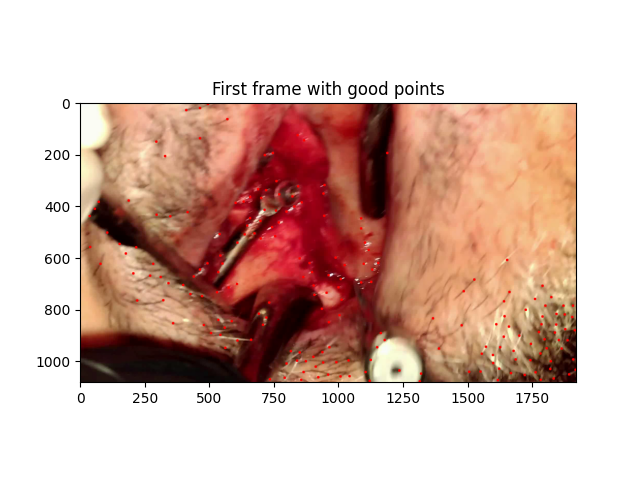
#> input picture first_frame_with_good_points.png, 640 x 480 px, given in place of video_jitterd_00_15_sec.mkv, which was not available
$ python stailization_script_fixed_camera.py   (Python 2 division)
#> lines starting #> are read from the running program, lines starting #| are printed output that depends on the picture; pictures that were not available may be replaced by others from this repository, and a replacement may not be noted
import numpy as np
import cv2
import matplotlib.pyplot as plt
from tqdm import tqdm

SMOOTHING_RADIUS = 200
features_to_track = 200

input_video_path = "/media/aa/huge_ssd/stablization_project/data/video_jitterd_00_15_sec.mkv"
output_video_path = "/media/aa/huge_ssd/stablization_project/data/video_jitterd_00_15_sec_jitter.mp4"

stabilized_video_path = "/media/aa/huge_ssd/stablization_project/data/video_jitterd_00_15_sec_stabilized_" + str(SMOOTHING_RADIUS) + ".mkv"
final_stabilized_video_path = "/media/aa/huge_ssd/stablization_project/data/video_jitterd_00_15_sec_stabilized_final_" + str(SMOOTHING_RADIUS) + ".mkv"
final_cutted_video_path = "/media/aa/huge_ssd/stablization_project/data/video_jitterd_00_15_sec_stabilized_final_cutted_" + str(SMOOTHING_RADIUS) + ".mkv"

frames = []

# load the video
cap = cv2.VideoCapture(input_video_path)
fps = cap.get(cv2.CAP_PROP_FPS)
n_frames = int(cap.get(cv2.CAP_PROP_FRAME_COUNT))
w = int(cap.get(cv2.CAP_PROP_FRAME_WIDTH))
h = int(cap.get(cv2.CAP_PROP_FRAME_HEIGHT))

fourcc = cv2.VideoWriter_fourcc('M','P','4','V')

out = cv2.VideoWriter(output_video_path, fourcc, fps, (w, h))

# Read first frame
_, prev = cap.read()
#> prev is the input picture: shape (480, 640, 3); mean B, G, R 174.2, 184.5, 215.1
# covert to RGB
prev = cv2.cvtColor(prev, cv2.COLOR_BGR2RGB)

# Convert frame to grayscale
prev_gray = cv2.cvtColor(prev, cv2.COLOR_BGR2GRAY)
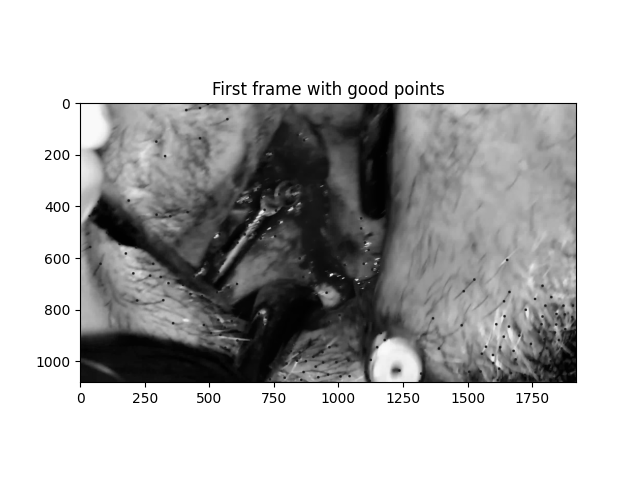
#> prev_gray: shape (480, 640); min 0, max 255, mean 184.9
zero_frame_gray = cv2.cvtColor(prev, cv2.COLOR_BGR2GRAY)
mask = np.zeros_like(prev)

# Pre-define transformation-store array
transforms = np.zeros((n_frames-1, 3), np.float32)

prev_pts = cv2.goodFeaturesToTrack( prev_gray,
									maxCorners=features_to_track,
									qualityLevel=0.01,
									minDistance=30,
									blockSize=3)
#> prev_pts = 75 rows, first 8: [316, 94], [209, 383], [145, 383], [576, 382], [45, 159], [265, 395], [216, 85], [386, 94]

zero_pts = cv2.goodFeaturesToTrack( zero_frame_gray,
									maxCorners=features_to_track,
									qualityLevel=0.01,
									minDistance=30,
									blockSize=3)
#> zero_pts has the same summary as prev_pts

# plot prev_pts on the first frame
for pts in prev_pts:
	x, y = pts.ravel()
	x, y = int(x), int(y)
	cv2.circle(prev, (x, y), 5, (0, 0, 255), -1)
#> this loop made 75 passes
#> (x, y) on passes 1 to 12: (316, 94), (209, 383), (145, 383), (576, 382), (45, 159), (265, 395), (216, 85), (386, 94), (529, 393), (416, 82), (48, 307), (277, 85)
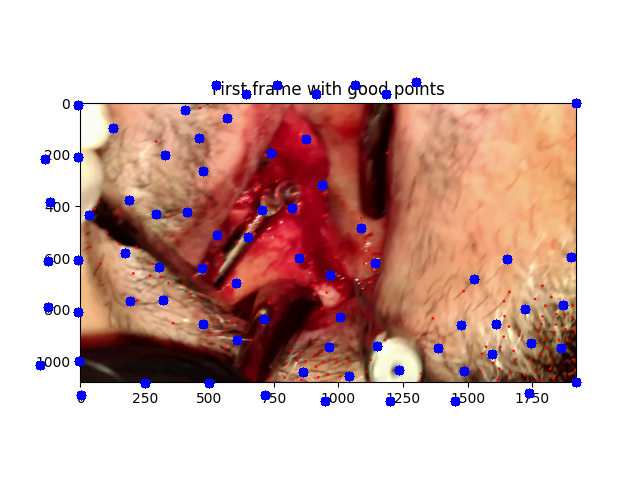
#> prev: shape (480, 640, 3); mean R, G, B 211.4, 181.7, 176.7
plt.imshow(prev)
plt.title("First frame with prev_pts")
plt.show()

OF_points_old = []
OF_points_new = []

for i in tqdm(range(n_frames-2)):

  success, curr = cap.read()
  if not success:
	break

  # Convert to grayscale
  curr_gray = cv2.cvtColor(curr, cv2.COLOR_BGR2GRAY)
  curr_pts, status, err = cv2.calcOpticalFlowPyrLK(zero_frame_gray, curr_gray, zero_pts, None)

  # Sanity check
  assert zero_pts.shape == curr_pts.shape

  # Filter only valid points
  idx = np.where(status==1)[0]
  good_old = zero_pts[idx]
  good_new = curr_pts[idx]

  #Find transformation matrix
  m = cv2. estimateAffine2D(good_old, good_new)

  OF_points_old.append(good_old)
  OF_points_new.append(good_new)

  # Extract transformations
  dx = m[0][0][2]
  dy = m[0][1][2]
  da = np.arctan2(m[0][1][0], m[0][0][0])

  # Store transformation
  transforms[i] = [dx,dy,da]

  for i,(new,old) in enumerate(zip(good_new,good_old)):
	a,b = new.ravel()
	c,d = old.ravel()

	mask = cv2.line(mask, (int(a),int(b)),(int(c),int(d)), (0,0,255), 1)
	curr = cv2.circle(curr,(int(a),int(b)),5, (0,0,255),-1)


  img = cv2.add(curr,mask)
  frames.append(img)

  # Now update the previous frame and previous points
#   prev_pts = good_new.reshape(-1,1,2)
#   prev_gray = curr_gray.copy()


  #print("Frame: " + str(i) +  "/" + str(n_frames) + " -  Tracked points : " + str(len(prev_pts)))
  out.write(img)
  pass
#> mask: shape (480, 640, 3); every value is 0
#> after the loop, OF_points_new = []; OF_points_old = []; frames = []; transforms = empty array
# Release video
cap.release()
out.release()
# Close windows
cv2.destroyAllWindows()


# plot x and y translation and totation in 3 subplots
plt.figure(figsize=(15,5))
plt.subplot(131)
plt.plot(transforms[:,0])
plt.title("Translation X")
plt.subplot(132)
plt.plot(transforms[:,1])
plt.title("Translation Y")
plt.subplot(133)
plt.plot(transforms[:,2])
plt.title("Rotation")
# save the plot
plt.savefig("/media/aa/huge_ssd/stablization_project/data/jitters.png")
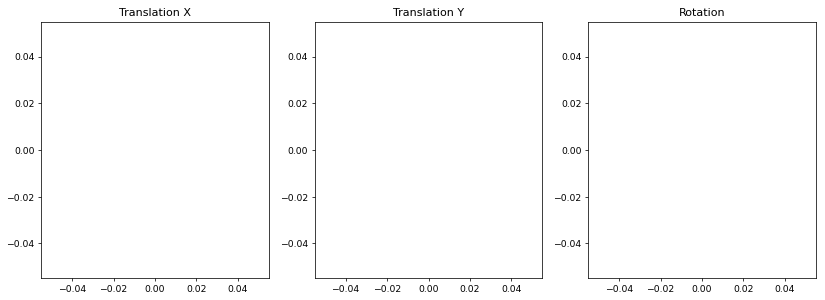
#> figure drawn by matplotlib, 3 panels
plt.show()

def trajectory_compute(transforms,name = 'trajectory.png'):
	# Compute trajectory using cumulative sum of transformations
#> called with transforms = array of shape (0, 3), name = 'trajectory.png'
	trajectory = np.cumsum(transforms, axis=0)
#> trajectory = empty array
	l = len(trajectory)
#> l = 0
	time = np.arange(0, l, 1, dtype=int)
#> time = empty array
	x = trajectory[:,0]
#> x = empty array
	y = trajectory[:,1]
#> y = empty array
	theta = trajectory[:,2]
#> theta = empty array

	# plot x and y translation and totation in 3 subplots
	plt.figure(figsize=(15,5))
	plt.subplot(131)
	plt.plot(time, x)
	plt.title("Movement X")
	plt.subplot(132)
	plt.plot(time, y)
	plt.title("Movement Y")
	plt.subplot(133)
	plt.plot(time, theta)
	plt.title("Rotation")
	# save the plot
	plt.savefig("/media/aa/huge_ssd/stablization_project/data/"+name)
	plt.show()
	return trajectory

trajectory = trajectory_compute(transforms)
#> trajectory = empty array


def movingAverage(curve, radius):
  window_size = 2 * radius + 1
  # Define the filter
  f = np.ones(window_size)/window_size
  # Add padding to the boundaries
  curve_pad = np.lib.pad(curve, (radius, radius), 'edge')
  # Apply convolution
  curve_smoothed = np.convolve(curve_pad, f, mode='same')
  # Remove padding
  curve_smoothed = curve_smoothed[radius:-radius]
  # return smoothed curve
  return curve_smoothed

def smooth(trajectory):
  smoothed_trajectory = np.copy(trajectory)
  # Filter the x, y and angle curves
  for i in range(3):
	smoothed_trajectory[:,i] = movingAverage(trajectory[:,i], radius=SMOOTHING_RADIUS)

  return smoothed_trajectory

def fixBorder(frame):
  s = frame.shape
  # Scale the image 4% without moving the center
  T = cv2.getRotationMatrix2D((s[1]/2, s[0]/2), 0, 1.04)
  frame = cv2.warpAffine(frame, T, (s[1], s[0]))
  return frame


# Create variable to store smoothed trajectory
smoothed_trajectory = trajectory
#> smoothed_trajectory = empty array
# smoothed_trajectory = smooth(trajectory)

# Calculate difference in smoothed_trajectory and trajectory
difference = smoothed_trajectory - trajectory
#> difference = empty array

# Calculate newer transformation array
transforms_smooth = transforms
#> transforms_smooth = empty array
# transforms_smooth = transforms + difference

# plot x and y translation and totation in 3 subplots before smooth in green and smoth in red
plt.figure(figsize=(15,5))
plt.subplot(131)
plt.plot(transforms[:,0], 'g', label="before smoothing")
plt.plot(transforms_smooth[:,0], 'r', label="after smoothing")
plt.title("Translation X")
plt.legend()
plt.subplot(132)
plt.plot(transforms[:,1], 'g', label="before smoothing")
plt.plot(transforms_smooth[:,1], 'r', label="after smoothing")
plt.title("Translation Y")
plt.legend()
plt.subplot(133)
plt.plot(transforms[:,2], 'g', label="before smoothing")
plt.plot(transforms_smooth[:,2], 'r', label="after smoothing")
plt.title("Rotation")
plt.legend()
# save the plot
plt.savefig("/media/aa/huge_ssd/stablization_project/data/smoothed.png")
plt.show()

trajectory_smooth = trajectory_compute(transforms_smooth,name = 'trajectory_smooth_'+str(SMOOTHING_RADIUS)+'.png')
#> trajectory_smooth = empty array
cap = cv2.VideoCapture(input_video_path)
fourcc = cv2.VideoWriter_fourcc(*'XVID')
#> fourcc = 1145656920
out1 = cv2.VideoWriter(stabilized_video_path, fourcc, fps, (2*w, h))
out2 = cv2.VideoWriter(final_stabilized_video_path, fourcc, fps, (w, h))
out3 = cv2.VideoWriter(final_cutted_video_path, fourcc, fps, (w-200, h-200))

# Write n_frames-1 transformed frames
for i in tqdm(range(n_frames-2)):
  # Read next frame
  success, frame = cap.read()
  if not success:
	break

  # Extract transformations from the new transformation array
  dx = transforms_smooth[i,0]
  dy = transforms_smooth[i,1]
  da = transforms_smooth[i,2]

  # Reconstruct transformation matrix accordingly to new values
  m = np.zeros((2,3), np.float32)
  m[0,0] = np.cos(da)
  m[0,1] = -np.sin(da)
  m[1,0] = np.sin(da)
  m[1,1] = np.cos(da)
  m[0,2] = dx
  m[1,2] = dy

  # Apply affine wrapping to the given frame
  frame_stabilized = cv2.warpAffine(frame, m, (w,h))

  # Fix border artifacts
  frame_stabilized = fixBorder(frame_stabilized)

  # Write the frame to the file
  frame_out = cv2.hconcat([frames[i], frame_stabilized])

  out1.write(frame_out)
  out2.write(frame_stabilized)
  out3.write(frame_stabilized[100:h-100, 100:w-100])
  #cv2_imshow(frame_out)
#   cv2.waitKey(10)


# Release video
cap.release()
out1.release()
out2.release()
out3.release()
# Close windows
cv2.destroyAllWindows()

$ run again, on trajectory_smooth.png
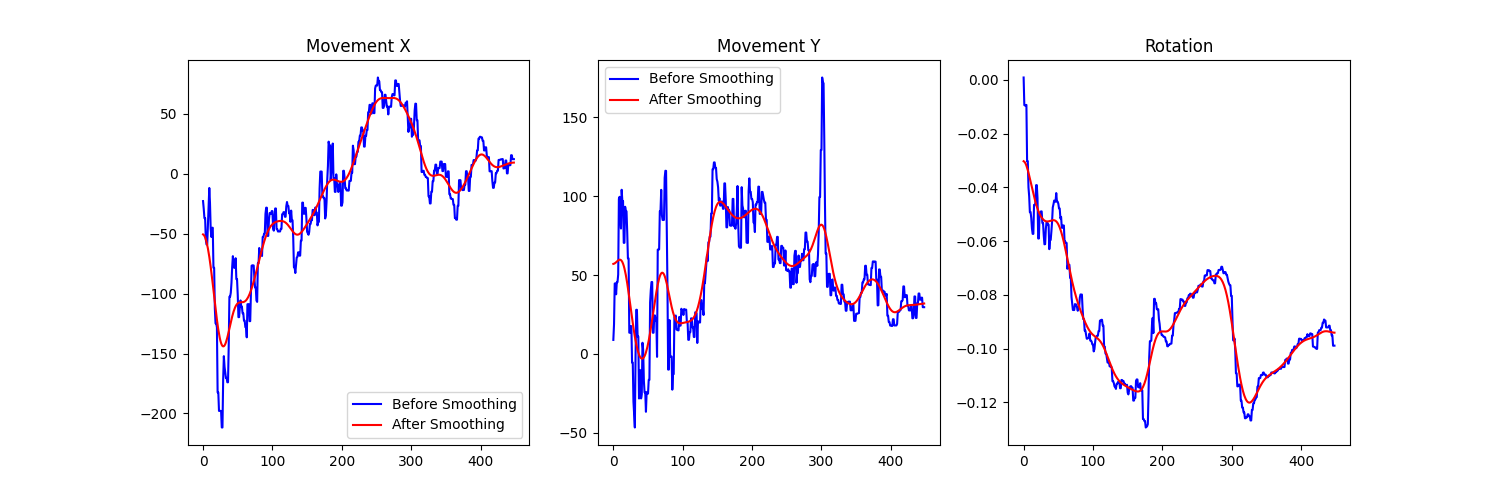
#> input picture trajectory_smooth.png, 1500 x 500 px, given in place of video_jitterd_00_15_sec.mkv, which was not available
#> prev is the input picture: shape (500, 1500, 3); mean B, G, R 250, 244.7, 246.2
#> `prev_gray = cv2.cvtColor(prev, cv2.COLOR_BGR2GRAY)`:
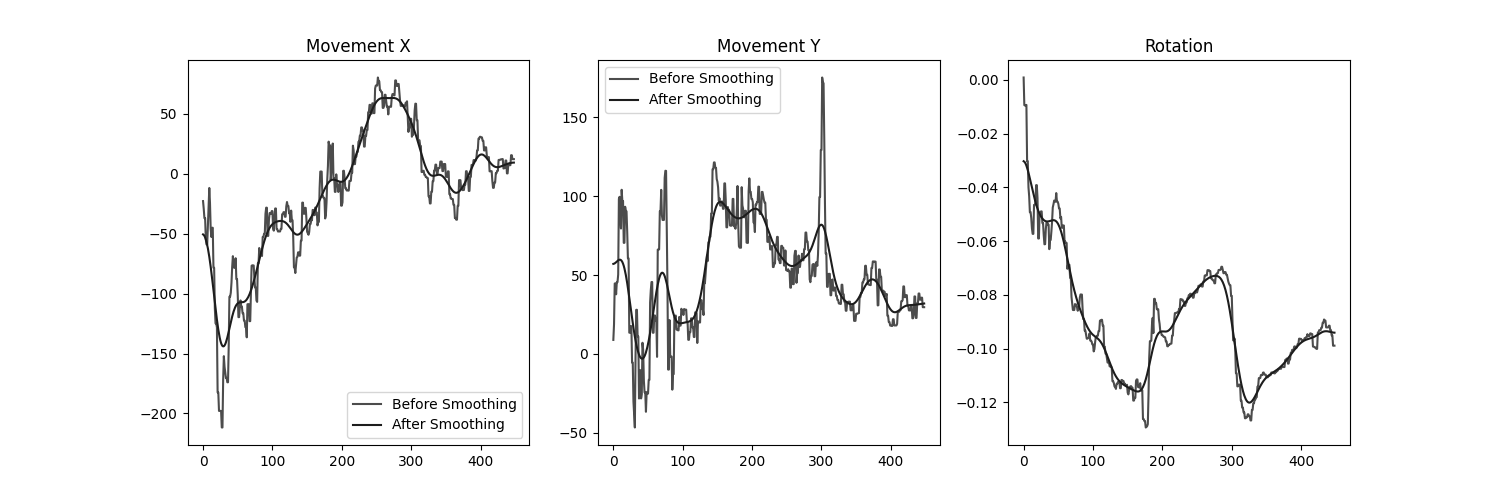
#> prev_gray: shape (500, 1500); min 0, max 255, mean 246.5
#> prev_pts = 143 rows, first 8: [728, 39], [317, 39], [405, 421], [662, 96], [1177, 48], [995, 183], [471, 421], [728, 96]
#> zero_pts has the same summary as prev_pts
#> the loop `for pts in prev_pts:` made 143 passes
#> after the loop `for pts in prev_pts:`:
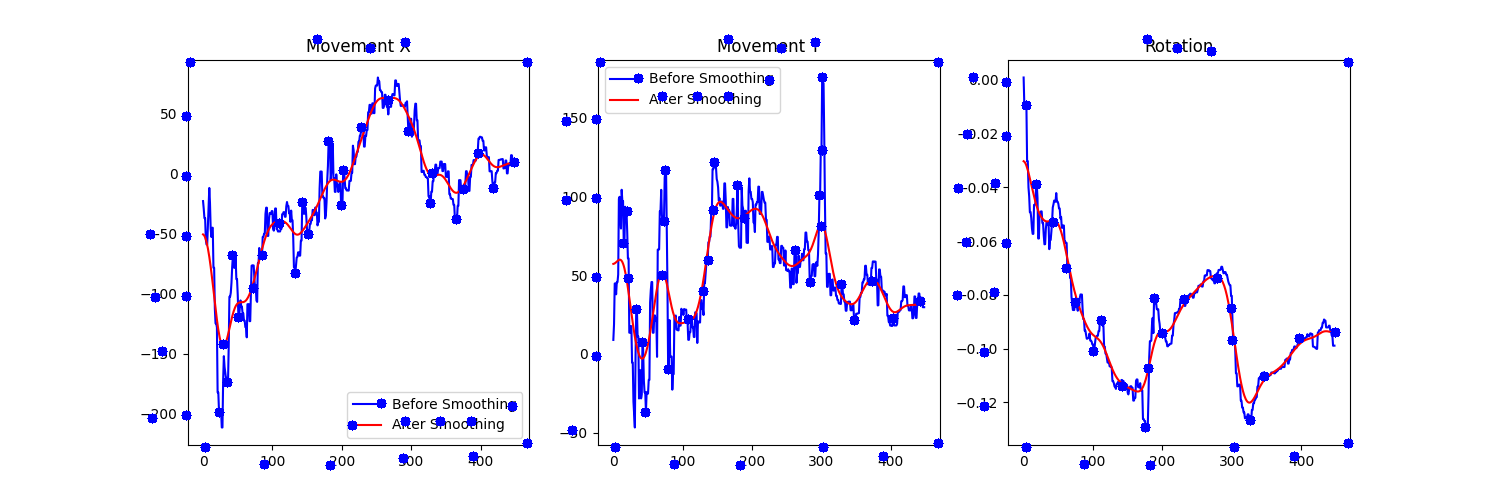
#> prev: shape (500, 1500, 3); mean R, G, B 243.2, 241.9, 250.6
#> after the loop `for i in tqdm(range(n_frames-2)):`: OF_points_new = []; transforms = empty array
#> l = 0
#> in trajectory_compute, `x = trajectory[:,0]`: x = empty array
#> fourcc = 1145656920
